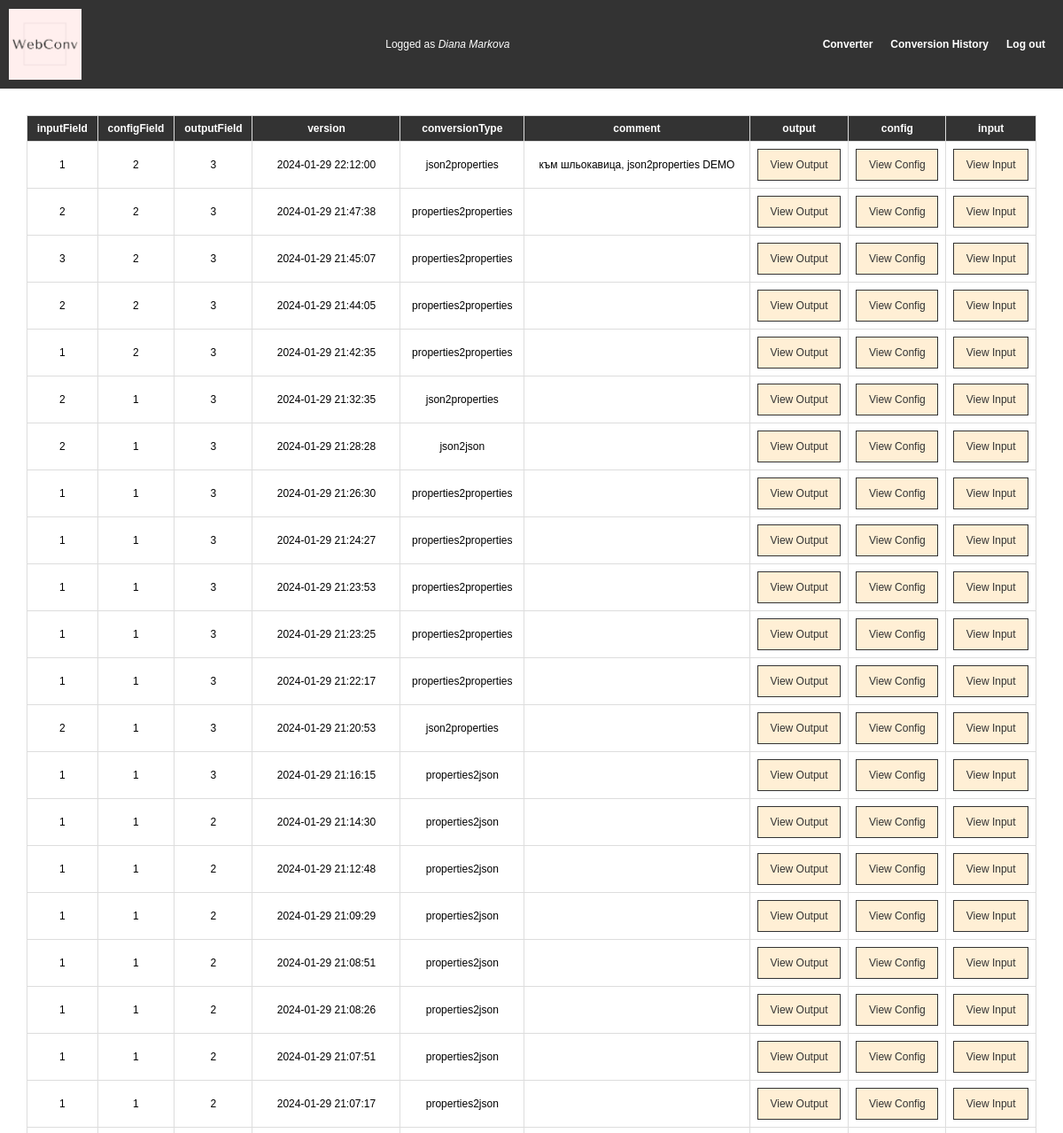
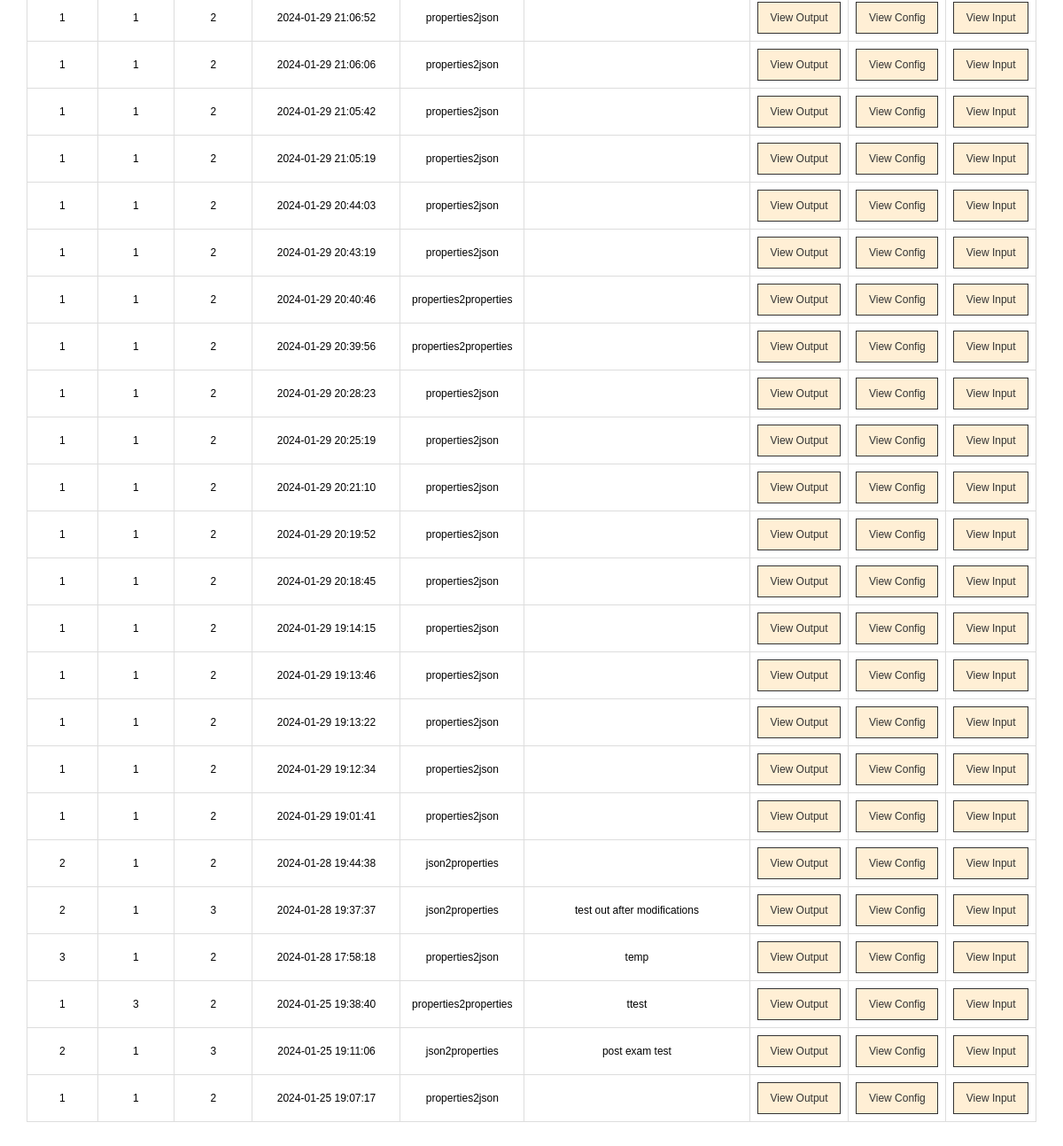
Screenshot of /src/profile_history.php (signed in) with the database file from the repository (2 pictures, top to bottom).
### tables this page shows
CREATE TABLE `ProfileHistory` (
  `username` varchar(200) NOT NULL,
  `inputField` int(11) DEFAULT NULL,
  `configField` int(11) DEFAULT NULL,
  `outputField` int(11) DEFAULT NULL,
  `version` datetime NOT NULL,
  `conversionType` varchar(50) DEFAULT NULL CHECK (`conversionType` in ('json2json','json2properties','properties2json','properties2properties')),
  `comment` varchar(500) DEFAULT NULL,
  `output` mediumtext DEFAULT NULL,
  `input` mediumtext DEFAULT NULL,
  `config` mediumtext DEFAULT NULL
);

### classes/db_handler.php (called while the page is built, shortened)
<?php
class Dbh {
    protected $connection;
    public function __construct() {
        $config = parse_ini_file('../config/config.ini', true);
        $host = $config['db']['host'];
        $db = $config['db']['db_name'];
        $user = $config['db']['user'];
        $password = $config['db']['password'];
        $type = $config['db']['db_type'];
        try {
            $this->connection = new PDO("$type:host=$host;dbname=$db", $user, $password,
                array(PDO::MYSQL_ATTR_INIT_COMMAND => "SET NAMES utf8"));
        } catch(PDOException $e) {
            echo "Connection failed: " . $e->getMessage();
        }
    }
    public function getConnection() {
        return $this->connection;
    }
}
?>

### classes/user.php (called while the page is built, shortened)
<?php
require_once 'db_handler.php';
class User {
    private $username;
    private $database;
    public function __construct($username="", $name="", $pwd="", $email="") {
        $this->username = $username;
        $this->database = new Dbh();
    }
    public function historyUserQuery() {
        try {
            $sql = "SELECT * FROM ProfileHistory WHERE username=:username ORDER BY version DESC";
            $stmt = $this->database->getConnection()->prepare($sql);
            $stmt->execute(["username" => $this->username]);
            $data = $stmt->fetchAll(PDO::FETCH_ASSOC);
            return ["success" => true, "data" => $data];
        } catch(PDOException $e) {
            return ["success" => false, "error" => $e->getMessage()];
        }
    }
}
?>

### src/profile_history.php (the view, shortened to what this page needs)
<?php
require_once ("./header_logged.php");
require_once("../classes/user.php");
$user = new User($_SESSION["username"]);
$profile_data = $user->historyUserQuery();
$columns = ["inputField", "configField", "outputField", "version",
            "conversionType", "comment", "output", "config", "input"];
if(!$profile_data["success"]) {
    header("Location: ./profile.php");
} else {
    $resultArray = $profile_data["data"];
    echo "<table>";
    echo "<tr>";
    foreach ($columns as $header) {
        echo "<th><strong>$header</strong></th>";
    }
    echo "</tr>";
    foreach ($resultArray as $row) {
        echo "<tr>";
        foreach ($columns as $header) {
            if ($header == "output") {
                echo "<form method='post' action='./view_output.php'>";
                echo "<td><input class='button-view' type='submit' value='View Output'></td>";
                echo "</form>";
            } else if($header == "input") {
                echo "<form method='post' action='./view_output.php'>";
                echo "<td><input class='button-view' type='submit' value='View Input'></td>";
                echo "</form>";
            } else if($header == "config") {
                echo "<form method='post' action='./view_output.php'>";
                echo "<td><input class='button-view' type='submit' value='View Config'></td>";
                echo "</form>";
            } else {
                echo "<td>" . $row[$header] . "</td>";
            }
        }
        echo "</tr>";
    }
    echo "</table>";
}
require_once("./footer.php");
?>

### src/header_logged.php (shortened to what this page needs)
<!DOCTYPE html>
<html lang="en">
<head>
    <link rel="stylesheet" href="../css/reset.css">
    <link rel="stylesheet" href="../css/styles.css">
</head>
<body>
    <nav>
        <div class="wrapper">
            <a href="./profile.php"><img src="../images/logo.png" alt="logo"></a>
           <?php
            echo('<ul><li>' . 'Logged as <i>' . $_SESSION['name'] . '</i></li></ul>');
            ?>
            <ul>
                <li><a href="../src/profile.php"><strong>Converter</strong></a></li>
                <li><a href="../src/profile_history.php"><strong>Conversion History</strong></a></li>
                <li><a href="../includes/logout.inc.php"><strong>Log out</strong></a></li>
            </ul>
        </div>
    </nav>
    <div class="wrapper">

### src/footer.php (shortened to what this page needs)
    </div>
</body>
</html>

### css/styles.css (style rules this page uses)
body { margin: 0; padding: 0; font-family: Arial, sans-serif; font-size: 1vw; }
nav { background-color: #333; color: white; }
.wrapper { max-width: 1200px; margin: 0 auto; padding: 10px; display: flex; justify-content: space-between; align-items: center; }
i { font-style: italic; }
nav img { height: 80px; width: auto; }
nav a { text-decoration: none; color: white; display: flex; align-items: center; }
nav ul { list-style: none; display: flex; margin: 0; padding: 0; }
nav li { margin: 0 10px; }
strong { font-weight: bold; }
form { display: flex; flex-direction: column; }
div { margin-bottom: 15px; }
input { padding: 10px; width: 100%; box-sizing: border-box; font-size: 1vw; }
.button-view { background-color: papayawhip; color:#333; border: 1px solid #333; font-size: 1vw; }
table { border-collapse: collapse; width: 50%; margin: 20px; }
table, th, td { border: 1px solid #ddd; }
th, td { padding: 8px; text-align: left; }
th { color: white; background-color: #333; }
th:nth-child(4), td:nth-child(4) { width: 150px; }
table { border-collapse: collapse; width: 100%; }
th, td { border: 1px solid #ddd; padding: 8px; text-align: center; }

### rows the page displays
profilehistory: inputField "1", configField "2", outputField "3", version "2024-01-29 22:12:00", conversionType "json2properties", comment "към шльокавица, json2properties DEMO"
profilehistory: inputField "2", configField "2", outputField "3", version "2024-01-29 21:47:38", conversionType "properties2properties"
profilehistory: inputField "3", configField "2", outputField "3", version "2024-01-29 21:45:07", conversionType "properties2properties"
profilehistory: inputField "2", configField "2", outputField "3", version "2024-01-29 21:44:05", conversionType "properties2properties"
profilehistory: inputField "1", configField "2", outputField "3", version "2024-01-29 21:42:35", conversionType "properties2properties"
profilehistory: inputField "2", configField "1", outputField "3", version "2024-01-29 21:32:35", conversionType "json2properties"
profilehistory: inputField "2", configField "1", outputField "3", version "2024-01-29 21:28:28", conversionType "json2json"
profilehistory: inputField "1", configField "1", outputField "3", version "2024-01-29 21:26:30", conversionType "properties2properties"
profilehistory: inputField "1", configField "1", outputField "3", version "2024-01-29 21:24:27", conversionType "properties2properties"
profilehistory: inputField "1", configField "1", outputField "3", version "2024-01-29 21:23:53", conversionType "properties2properties"
profilehistory: inputField "1", configField "1", outputField "3", version "2024-01-29 21:23:25", conversionType "properties2properties"
profilehistory: inputField "1", configField "1", outputField "3", version "2024-01-29 21:22:17", conversionType "properties2properties"
profilehistory: inputField "2", configField "1", outputField "3", version "2024-01-29 21:20:53", conversionType "json2properties"
profilehistory: inputField "1", configField "1", outputField "3", version "2024-01-29 21:16:15", conversionType "properties2json"
profilehistory: inputField "1", configField "1", outputField "2", version "2024-01-29 21:14:30", conversionType "properties2json"
profilehistory: inputField "1", configField "1", outputField "2", version "2024-01-29 21:12:48", conversionType "properties2json"
profilehistory: inputField "1", configField "1", outputField "2", version "2024-01-29 21:09:29", conversionType "properties2json"
profilehistory: inputField "1", configField "1", outputField "2", version "2024-01-29 21:08:51", conversionType "properties2json"
profilehistory: inputField "1", configField "1", outputField "2", version "2024-01-29 21:08:26", conversionType "properties2json"
profilehistory: inputField "1", configField "1", outputField "2", version "2024-01-29 21:07:51", conversionType "properties2json"
profilehistory: inputField "1", configField "1", outputField "2", version "2024-01-29 21:07:17", conversionType "properties2json"
profilehistory: inputField "1", configField "1", outputField "2", version "2024-01-29 21:06:52", conversionType "properties2json"
profilehistory: inputField "1", configField "1", outputField "2", version "2024-01-29 21:06:06", conversionType "properties2json"
profilehistory: inputField "1", configField "1", outputField "2", version "2024-01-29 21:05:42", conversionType "properties2json"
profilehistory: inputField "1", configField "1", outputField "2", version "2024-01-29 21:05:19", conversionType "properties2json"
profilehistory: inputField "1", configField "1", outputField "2", version "2024-01-29 20:44:03", conversionType "properties2json"
profilehistory: inputField "1", configField "1", outputField "2", version "2024-01-29 20:43:19", conversionType "properties2json"
profilehistory: inputField "1", configField "1", outputField "2", version "2024-01-29 20:40:46", conversionType "properties2properties"
profilehistory: inputField "1", configField "1", outputField "2", version "2024-01-29 20:39:56", conversionType "properties2properties"
profilehistory: inputField "1", configField "1", outputField "2", version "2024-01-29 20:28:23", conversionType "properties2json"
profilehistory: inputField "1", configField "1", outputField "2", version "2024-01-29 20:25:19", conversionType "properties2json"
profilehistory: inputField "1", configField "1", outputField "2", version "2024-01-29 20:21:10", conversionType "properties2json"
profilehistory: inputField "1", configField "1", outputField "2", version "2024-01-29 20:19:52", conversionType "properties2json"
profilehistory: inputField "1", configField "1", outputField "2", version "2024-01-29 20:18:45", conversionType "properties2json"
profilehistory: inputField "1", configField "1", outputField "2", version "2024-01-29 19:14:15", conversionType "properties2json"
profilehistory: inputField "1", configField "1", outputField "2", version "2024-01-29 19:13:46", conversionType "properties2json"
profilehistory: inputField "1", configField "1", outputField "2", version "2024-01-29 19:13:22", conversionType "properties2json"
profilehistory: inputField "1", configField "1", outputField "2", version "2024-01-29 19:12:34", conversionType "properties2json"
profilehistory: inputField "1", configField "1", outputField "2", version "2024-01-29 19:01:41", conversionType "properties2json"
profilehistory: inputField "2", configField "1", outputField "2", version "2024-01-28 19:44:38", conversionType "json2properties"
profilehistory: inputField "2", configField "1", outputField "3", version "2024-01-28 19:37:37", conversionType "json2properties", comment "test out after modifications"
profilehistory: inputField "3", configField "1", outputField "2", version "2024-01-28 17:58:18", conversionType "properties2json", comment "temp"
profilehistory: inputField "1", configField "3", outputField "2", version "2024-01-25 19:38:40", conversionType "properties2properties", comment "ttest"
profilehistory: inputField "2", configField "1", outputField "3", version "2024-01-25 19:11:06", conversionType "json2properties", comment "post exam test"
profilehistory: inputField "1", configField "1", outputField "2", version "2024-01-25 19:07:17", conversionType "properties2json"

### other values shown
$_SESSION['name'] "Diana Markova"
$header "inputField"
$header "configField"
$header "outputField"
$header "version"
$header "conversionType"
$header "comment"
$header "output"
$header "config"
$header "input"
